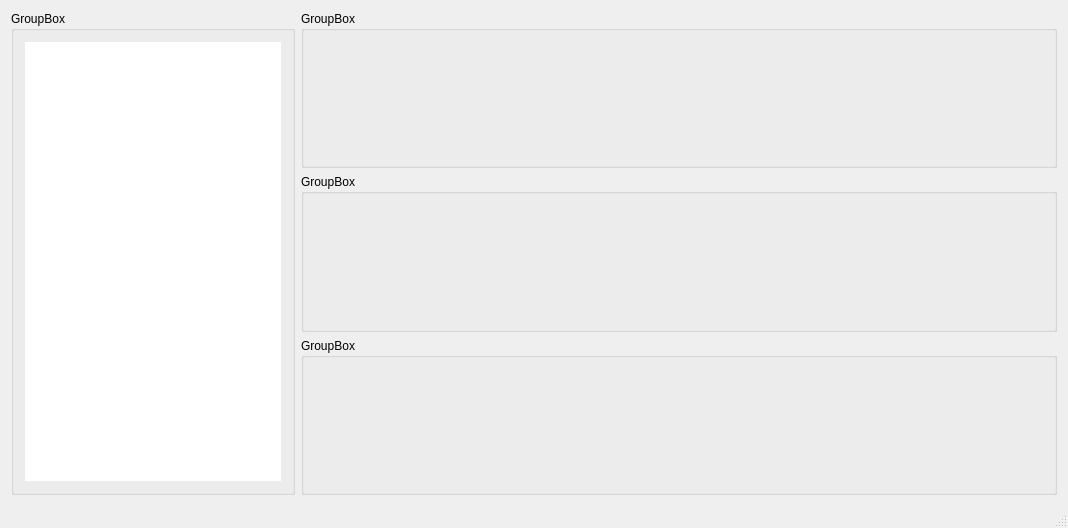
<?xml version="1.0" encoding="UTF-8"?>
<ui version="4.0">
 <class>Finke</class>
 <widget class="QMainWindow" name="Finke">
  <property name="geometry">
   <rect>
    <x>0</x>
    <y>0</y>
    <width>1068</width>
    <height>528</height>
   </rect>
  </property>
  <property name="windowTitle">
   <string>Finke</string>
  </property>
  <widget class="QWidget" name="centralWidget">
   <layout class="QGridLayout" name="gridLayout">
    <item row="0" column="1">
     <widget class="QGroupBox" name="groupBox_2">
      <property name="title">
       <string>GroupBox</string>
      </property>
     </widget>
    </item>
    <item row="1" column="1">
     <widget class="QGroupBox" name="groupBox_3">
      <property name="title">
       <string>GroupBox</string>
      </property>
     </widget>
    </item>
    <item row="2" column="1">
     <widget class="QGroupBox" name="groupBox_4">
      <property name="title">
       <string>GroupBox</string>
      </property>
     </widget>
    </item>
    <item row="0" column="0" rowspan="3">
     <widget class="QGroupBox" name="groupBox">
      <property name="sizePolicy">
       <sizepolicy hsizetype="Fixed" vsizetype="Expanding">
        <horstretch>0</horstretch>
        <verstretch>0</verstretch>
       </sizepolicy>
      </property>
      <property name="title">
       <string>GroupBox</string>
      </property>
      <layout class="QVBoxLayout" name="verticalLayout">
       <item>
        <widget class="QTreeView" name="treeView">
         <property name="sizePolicy">
          <sizepolicy hsizetype="Fixed" vsizetype="Expanding">
           <horstretch>0</horstretch>
           <verstretch>0</verstretch>
          </sizepolicy>
         </property>
         <property name="frameShape">
          <enum>QFrame::NoFrame</enum>
         </property>
         <property name="frameShadow">
          <enum>QFrame::Plain</enum>
         </property>
        </widget>
       </item>
      </layout>
     </widget>
    </item>
   </layout>
  </widget>
  <widget class="QStatusBar" name="statusBar"/>
  <widget class="QMenuBar" name="menuBar">
   <property name="geometry">
    <rect>
     <x>0</x>
     <y>0</y>
     <width>1068</width>
     <height>20</height>
    </rect>
   </property>
  </widget>
 </widget>
 <layoutdefault spacing="6" margin="11"/>
 <resources/>
 <connections/>
</ui>
